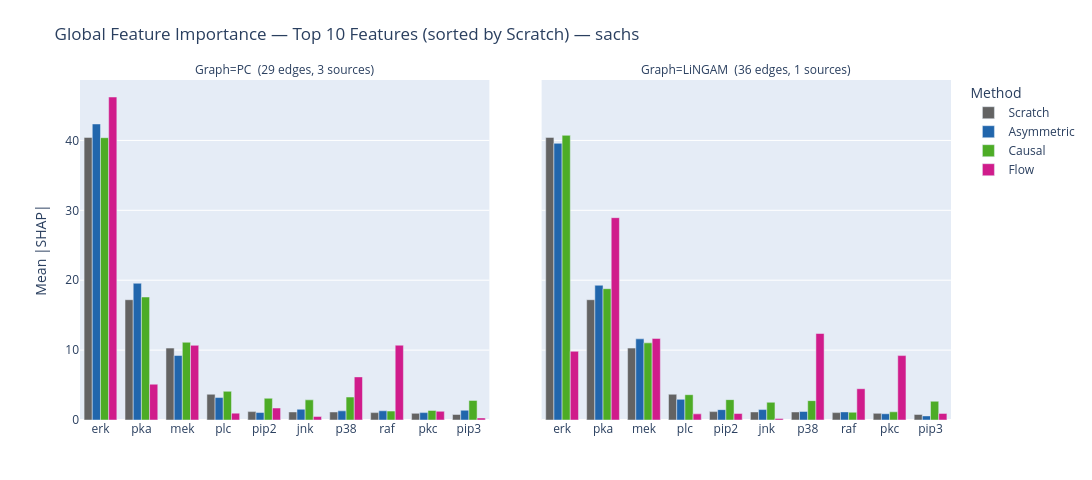

Notebook source saved alongside this figure:
### Markdown cell above
## 4. Feature Importance Bar Chart

### Code cell
def plot_feature_importance(features=None):
    feat_idx, feat_labels = _resolve_features(features)
    title_tag = f'Top {N_TOP_FEATURES}' if features is None else f'{len(feat_labels)}'

    rows = []
    for method in PC_METHODS:
        src_key = 'Scratch' if method == 'Scratch' else method
        if src_key not in mean_abs:
            continue
        label = method.replace(' (PC)', '')
        for fi in feat_idx:
            rows.append(dict(
                Feature=feature_names[fi],
                Method=label,
                Graph=f'PC  ({pc_edges} edges, {pc_sources} sources)',
                Importance=float(mean_abs[src_key][fi]),
            ))

    for method in LINGAM_METHODS:
        src_key = 'Scratch' if method == 'Scratch' else method
        if src_key not in mean_abs:
            continue
        label = method.replace(' (LiNGAM)', '')
        for fi in feat_idx:
            rows.append(dict(
                Feature=feature_names[fi],
                Method=label,
                Graph=f'LiNGAM  ({lingam_edges} edges, {lingam_sources} sources)',
                Importance=float(mean_abs[src_key][fi]),
            ))

    df_imp = pd.DataFrame(rows)
    df_imp['Feature'] = pd.Categorical(df_imp['Feature'], categories=feat_labels, ordered=True)

    fig = px.bar(
        df_imp,
        x='Feature', y='Importance', color='Method',
        barmode='group',
        facet_col='Graph',
        facet_col_spacing=0.06,
        category_orders={
            'Feature': feat_labels,
            'Method':  ['Scratch', 'Asymmetric', 'Causal', 'Flow'],
        },
        color_discrete_map={
            'Scratch':    METHOD_COLORS['Scratch'],
            'Asymmetric': METHOD_COLORS['Asymmetric'],
            'Causal':     METHOD_COLORS['Causal'],
            'Flow':       METHOD_COLORS['ShapleyFlow'],
        },
        labels={'Importance': 'Mean |SHAP|', 'Feature': ''},
        title=(
            f'Global Feature Importance — {title_tag} Features '
            f'(sorted by Scratch) — {DATASET}'
        ),
        height=480,
        width=1100,
    )
    fig.update_yaxes(matches='y')
    fig.update_layout(legend_title_text='Method', margin=dict(t=80, b=60))
    fig.show()
    return fig


fig_imp = plot_feature_importance()

### Figure 1 — Plotly figure (JSON) as saved in the notebook; plotly's stock layout.template omitted (floating-point values rounded to 4 significant figures)
{"data": [{"alignmentgroup": "True", "hovertemplate": "Method=Scratch<br>Graph=PC  (29 edges, 3 sources)<br>=%{x}<br>Mean |SHAP|=%{y}<extra></extra>", "legendgroup": "Scratch", "marker": {"color": "#636363", "pattern": {"shape": ""}}, "name": "Scratch", "offsetgroup": "Scratch", "orientation": "v", "showlegend": true, "textposition": "auto", "type": "bar", "x": ["erk", "pka", "mek", "plc", "pip2", "jnk", "p38", "raf", "pkc", "pip3"], "xaxis": "x", "y": [40.43, 17.21, 10.29, 3.681, 1.199, 1.152, 1.149, 1.057, 0.9499, 0.7899], "yaxis": "y"}, {"alignmentgroup": "True", "hovertemplate": "Method=Scratch<br>Graph=LiNGAM  (36 edges, 1 sources)<br>=%{x}<br>Mean |SHAP|=%{y}<extra></extra>", "legendgroup": "Scratch", "marker": {"color": "#636363", "pattern": {"shape": ""}}, "name": "Scratch", "offsetgroup": "Scratch", "orientation": "v", "showlegend": false, "textposition": "auto", "type": "bar", "x": ["erk", "pka", "mek", "plc", "pip2", "jnk", "p38", "raf", "pkc", "pip3"], "xaxis": "x2", "y": [40.43, 17.21, 10.29, 3.681, 1.199, 1.152, 1.149, 1.057, 0.9499, 0.7899], "yaxis": "y2"}, {"alignmentgroup": "True", "hovertemplate": "Method=Asymmetric<br>Graph=PC  (29 edges, 3 sources)<br>=%{x}<br>Mean |SHAP|=%{y}<extra></extra>", "legendgroup": "Asymmetric", "marker": {"color": "#2166ac", "pattern": {"shape": ""}}, "name": "Asymmetric", "offsetgroup": "Asymmetric", "orientation": "v", "showlegend": true, "textposition": "auto", "type": "bar", "x": ["erk", "pka", "mek", "plc", "pip2", "jnk", "p38", "raf", "pkc", "pip3"], "xaxis": "x", "y": [42.35, 19.56, 9.224, 3.212, 1.067, 1.536, 1.306, 1.318, 1.056, 1.395], "yaxis": "y"}, {"alignmentgroup": "True", "hovertemplate": "Method=Asymmetric<br>Graph=LiNGAM  (36 edges, 1 sources)<br>=%{x}<br>Mean |SHAP|=%{y}<extra></extra>", "legendgroup": "Asymmetric", "marker": {"color": "#2166ac", "pattern": {"shape": ""}}, "name": "Asymmetric", "offsetgroup": "Asymmetric", "orientation": "v", "showlegend": false, "textposition": "auto", "type": "bar", "x": ["erk", "pka", "mek", "plc", "pip2", "jnk", "p38", "raf", "pkc", "pip3"], "xaxis": "x2", "y": [39.58, 19.28, 11.61, 2.952, 1.483, 1.492, 1.22, 1.16, 0.8946, 0.5865], "yaxis": "y2"}, {"alignmentgroup": "True", "hovertemplate": "Method=Causal<br>Graph=PC  (29 edges, 3 sources)<br>=%{x}<br>Mean |SHAP|=%{y}<extra></extra>", "legendgroup": "Causal", "marker": {"color": "#4dac26", "pattern": {"shape": ""}}, "name": "Causal", "offsetgroup": "Causal", "orientation": "v", "showlegend": true, "textposition": "auto", "type": "bar", "x": ["erk", "pka", "mek", "plc", "pip2", "jnk", "p38", "raf", "pkc", "pip3"], "xaxis": "x", "y": [40.39, 17.6, 11.12, 4.103, 3.108, 2.883, 3.283, 1.276, 1.362, 2.803], "yaxis": "y"}, {"alignmentgroup": "True", "hovertemplate": "Method=Causal<br>Graph=LiNGAM  (36 edges, 1 sources)<br>=%{x}<br>Mean |SHAP|=%{y}<extra></extra>", "legendgroup": "Causal", "marker": {"color": "#4dac26", "pattern": {"shape": ""}}, "name": "Causal", "offsetgroup": "Causal", "orientation": "v", "showlegend": false, "textposition": "auto", "type": "bar", "x": ["erk", "pka", "mek", "plc", "pip2", "jnk", "p38", "raf", "pkc", "pip3"], "xaxis": "x2", "y": [40.73, 18.79, 11.04, 3.622, 2.913, 2.534, 2.771, 1.11, 1.171, 2.681], "yaxis": "y2"}, {"alignmentgroup": "True", "hovertemplate": "Method=Flow<br>Graph=PC  (29 edges, 3 sources)<br>=%{x}<br>Mean |SHAP|=%{y}<extra></extra>", "legendgroup": "Flow", "marker": {"color": "#d01c8b", "pattern": {"shape": ""}}, "name": "Flow", "offsetgroup": "Flow", "orientation": "v", "showlegend": true, "textposition": "auto", "type": "bar", "x": ["erk", "pka", "mek", "plc", "pip2", "jnk", "p38", "raf", "pkc", "pip3"], "xaxis": "x", "y": [46.21, 5.124, 10.68, 0.9822, 1.714, 0.4925, 6.17, 10.7, 1.245, 0.2926], "yaxis": "y"}, {"alignmentgroup": "True", "hovertemplate": "Method=Flow<br>Graph=LiNGAM  (36 edges, 1 sources)<br>=%{x}<br>Mean |SHAP|=%{y}<extra></extra>", "legendgroup": "Flow", "marker": {"color": "#d01c8b", "pattern": {"shape": ""}}, "name": "Flow", "offsetgroup": "Flow", "orientation": "v", "showlegend": false, "textposition": "auto", "type": "bar", "x": ["erk", "pka", "mek", "plc", "pip2", "jnk", "p38", "raf", "pkc", "pip3"], "xaxis": "x2", "y": [9.83, 28.95, 11.67, 0.878, 0.9272, 0.2109, 12.37, 4.475, 9.217, 0.9438], "yaxis": "y2"}], "layout": {"annotations": [{"font": {}, "showarrow": false, "text": "Graph=PC  (29 edges, 3 sources)", "x": 0.235, "xanchor": "center", "xref": "paper", "y": 1, "yanchor": "bottom", "yref": "paper"}, {"font": {}, "showarrow": false, "text": "Graph=LiNGAM  (36 edges, 1 sources)", "x": 0.765, "xanchor": "center", "xref": "paper", "y": 1, "yanchor": "bottom", "yref": "paper"}], "barmode": "group", "height": 480, "legend": {"title": {"text": "Method"}, "tracegroupgap": 0}, "margin": {"b": 60, "t": 80}, "title": {"text": "Global Feature Importance — Top 10 Features (sorted by Scratch) — sachs"}, "width": 1100, "xaxis": {"anchor": "y", "categoryarray": ["erk", "pka", "mek", "plc", "pip2", "jnk", "p38", "raf", "pkc", "pip3"], "categoryorder": "array", "domain": [0, 0.47], "title": {"text": ""}}, "xaxis2": {"anchor": "y2", "categoryarray": ["erk", "pka", "mek", "plc", "pip2", "jnk", "p38", "raf", "pkc", "pip3"], "categoryorder": "array", "domain": [0.53, 1], "matches": "x", "title": {"text": ""}}, "yaxis": {"anchor": "x", "domain": [0, 1], "matches": "y", "title": {"text": "Mean |SHAP|"}}, "yaxis2": {"anchor": "x2", "domain": [0, 1], "matches": "y", "showticklabels": false}}}
